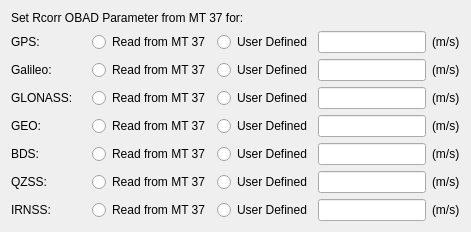
     <widget class="QWidget" name="pageRcorrOBAD">
      <layout class="QGridLayout" name="gridLayout_3">
       <item row="0" column="0">
        <widget class="QLabel" name="label_42">
         <property name="styleSheet">
          <string notr="true">color: rgb(0, 0, 0);</string>
         </property>
         <property name="text">
          <string>Set Rcorr OBAD Parameter from MT 37 for:</string>
         </property>
        </widget>
       </item>
       <item row="9" column="0">
        <spacer name="verticalSpacer_3">
         <property name="orientation">
          <enum>Qt::Vertical</enum>
         </property>
         <property name="sizeHint" stdset="0">
          <size>
           <width>20</width>
           <height>0</height>
          </size>
         </property>
        </spacer>
       </item>
       <item row="1" column="0">
        <widget class="QFrame" name="frameRcorrOBADGPS">
         <property name="frameShape">
          <enum>QFrame::NoFrame</enum>
         </property>
         <property name="frameShadow">
          <enum>QFrame::Raised</enum>
         </property>
         <layout class="QGridLayout" name="gridLayout_82">
          <property name="leftMargin">
           <number>0</number>
          </property>
          <property name="topMargin">
           <number>0</number>
          </property>
          <property name="rightMargin">
           <number>0</number>
          </property>
          <property name="bottomMargin">
           <number>0</number>
          </property>
          <property name="verticalSpacing">
           <number>0</number>
          </property>
          <item row="0" column="0">
           <widget class="QLabel" name="labelRcorrOBADGPS">
            <property name="minimumSize">
             <size>
              <width>75</width>
              <height>0</height>
             </size>
            </property>
            <property name="styleSheet">
             <string notr="true">color: rgb(0, 0, 0);</string>
            </property>
            <property name="text">
             <string>GPS:</string>
            </property>
           </widget>
          </item>
          <item row="0" column="1">
           <widget class="QRadioButton" name="radioButtonRcorrOBADReadMT37GPS">
            <property name="toolTip">
             <string>&lt;b&gt;Read from MT 37&lt;/b&gt;&lt;br&gt;&lt;br&gt;GPS R&lt;sub&gt;corr&lt;/sub&gt; will be read from message type 37.&lt;br&gt;</string>
            </property>
            <property name="styleSheet">
             <string notr="true">color: rgb(0, 0, 0);</string>
            </property>
            <property name="text">
             <string>Read from MT 37</string>
            </property>
           </widget>
          </item>
          <item row="0" column="2">
           <widget class="QRadioButton" name="radioButtonRcorrOBADUserDefinedGPS">
            <property name="toolTip">
             <string>&lt;b&gt;User Defined&lt;/b&gt;&lt;br&gt;&lt;br&gt;GPS R&lt;sub&gt;corr&lt;/sub&gt; is set by the user (in metres/second), ignoring value from message type 37.&lt;br&gt;</string>
            </property>
            <property name="styleSheet">
             <string notr="true">color: rgb(0, 0, 0);</string>
            </property>
            <property name="text">
             <string>User Defined</string>
            </property>
           </widget>
          </item>
          <item row="0" column="3">
           <widget class="QFrame" name="frameRcorrOBADUserDefinedGPS">
            <property name="frameShape">
             <enum>QFrame::NoFrame</enum>
            </property>
            <property name="frameShadow">
             <enum>QFrame::Raised</enum>
            </property>
            <layout class="QGridLayout" name="gridLayout_83">
             <property name="leftMargin">
              <number>0</number>
             </property>
             <property name="topMargin">
              <number>0</number>
             </property>
             <property name="rightMargin">
              <number>0</number>
             </property>
             <property name="bottomMargin">
              <number>0</number>
             </property>
             <property name="verticalSpacing">
              <number>0</number>
             </property>
             <item row="0" column="0">
              <widget class="QLineEdit" name="lineEditRcorrOBADGPS">
               <property name="clearButtonEnabled">
                <bool>true</bool>
               </property>
              </widget>
             </item>
             <item row="0" column="1">
              <widget class="QLabel" name="label_43">
               <property name="styleSheet">
                <string notr="true">color: rgb(0, 0, 0);</string>
               </property>
               <property name="text">
                <string>(m/s)</string>
               </property>
              </widget>
             </item>
            </layout>
           </widget>
          </item>
         </layout>
        </widget>
       </item>
       <item row="3" column="0">
        <widget class="QFrame" name="frameRcorrOBADGLONASS">
         <property name="frameShape">
          <enum>QFrame::NoFrame</enum>
         </property>
         <property name="frameShadow">
          <enum>QFrame::Raised</enum>
         </property>
         <layout class="QGridLayout" name="gridLayout_74">
          <property name="leftMargin">
           <number>0</number>
          </property>
          <property name="topMargin">
           <number>0</number>
          </property>
          <property name="rightMargin">
           <number>0</number>
          </property>
          <property name="bottomMargin">
           <number>0</number>
          </property>
          <property name="verticalSpacing">
           <number>0</number>
          </property>
          <item row="0" column="0">
           <widget class="QLabel" name="labelRcorrOBADGLONASS">
            <property name="minimumSize">
             <size>
              <width>75</width>
              <height>0</height>
             </size>
            </property>
            <property name="styleSheet">
             <string notr="true">color: rgb(0, 0, 0);</string>
            </property>
            <property name="text">
             <string>GLONASS:</string>
            </property>
           </widget>
          </item>
          <item row="0" column="1">
           <widget class="QRadioButton" name="radioButtonRcorrOBADReadMT37GLONASS">
            <property name="toolTip">
             <string>&lt;b&gt;Read from MT 37&lt;/b&gt;&lt;br&gt;&lt;br&gt;GLONASS R&lt;sub&gt;corr&lt;/sub&gt; will be read from message type 37.&lt;br&gt;</string>
            </property>
            <property name="styleSheet">
             <string notr="true">color: rgb(0, 0, 0);</string>
            </property>
            <property name="text">
             <string>Read from MT 37</string>
            </property>
           </widget>
          </item>
          <item row="0" column="2">
           <widget class="QRadioButton" name="radioButtonRcorrOBADUserDefinedGLONASS">
            <property name="toolTip">
             <string>&lt;b&gt;User Defined&lt;/b&gt;&lt;br&gt;&lt;br&gt;GLONASS R&lt;sub&gt;corr&lt;/sub&gt; is set by the user (in metres/second), ignoring value from message type 37.&lt;br&gt;</string>
            </property>
            <property name="styleSheet">
             <string notr="true">color: rgb(0, 0, 0);</string>
            </property>
            <property name="text">
             <string>User Defined</string>
            </property>
           </widget>
          </item>
          <item row="0" column="3">
           <widget class="QFrame" name="frameRcorrOBADUserDefinedGLONASS">
            <property name="frameShape">
             <enum>QFrame::NoFrame</enum>
            </property>
            <property name="frameShadow">
             <enum>QFrame::Raised</enum>
            </property>
            <layout class="QGridLayout" name="gridLayout_75">
             <property name="leftMargin">
              <number>0</number>
             </property>
             <property name="topMargin">
              <number>0</number>
             </property>
             <property name="rightMargin">
              <number>0</number>
             </property>
             <property name="bottomMargin">
              <number>0</number>
             </property>
             <property name="verticalSpacing">
              <number>0</number>
             </property>
             <item row="0" column="0">
              <widget class="QLineEdit" name="lineEditRcorrOBADGLONASS">
               <property name="clearButtonEnabled">
                <bool>true</bool>
               </property>
              </widget>
             </item>
             <item row="0" column="1">
              <widget class="QLabel" name="label_38">
               <property name="styleSheet">
                <string notr="true">color: rgb(0, 0, 0);</string>
               </property>
               <property name="text">
                <string>(m/s)</string>
               </property>
              </widget>
             </item>
            </layout>
           </widget>
          </item>
         </layout>
        </widget>
       </item>
       <item row="5" column="0">
        <widget class="QFrame" name="frameRcorrOBADBDS">
         <property name="frameShape">
          <enum>QFrame::NoFrame</enum>
         </property>
         <property name="frameShadow">
          <enum>QFrame::Raised</enum>
         </property>
         <layout class="QGridLayout" name="gridLayout_78">
          <property name="leftMargin">
           <number>0</number>
          </property>
          <property name="topMargin">
           <number>0</number>
          </property>
          <property name="rightMargin">
           <number>0</number>
          </property>
          <property name="bottomMargin">
           <number>0</number>
          </property>
          <property name="verticalSpacing">
           <number>0</number>
          </property>
          <item row="0" column="0">
           <widget class="QLabel" name="labelRcorrOBADBDS">
            <property name="minimumSize">
             <size>
              <width>75</width>
              <height>0</height>
             </size>
            </property>
            <property name="styleSheet">
             <string notr="true">color: rgb(0, 0, 0);</string>
            </property>
            <property name="text">
             <string>BDS:</string>
            </property>
           </widget>
          </item>
          <item row="0" column="1">
           <widget class="QRadioButton" name="radioButtonRcorrOBADReadMT37BDS">
            <property name="toolTip">
             <string>&lt;b&gt;Read from MT 37&lt;/b&gt;&lt;br&gt;&lt;br&gt;BeiDou R&lt;sub&gt;corr&lt;/sub&gt; will be read from message type 37.&lt;br&gt;</string>
            </property>
            <property name="styleSheet">
             <string notr="true">color: rgb(0, 0, 0);</string>
            </property>
            <property name="text">
             <string>Read from MT 37</string>
            </property>
           </widget>
          </item>
          <item row="0" column="2">
           <widget class="QRadioButton" name="radioButtonRcorrOBADUserDefinedBDS">
            <property name="toolTip">
             <string>&lt;b&gt;User Defined&lt;/b&gt;&lt;br&gt;&lt;br&gt;BeiDou R&lt;sub&gt;corr&lt;/sub&gt; is set by the user (in metres/second), ignoring value from message type 37.&lt;br&gt;</string>
            </property>
            <property name="styleSheet">
             <string notr="true">color: rgb(0, 0, 0);</string>
            </property>
            <property name="text">
             <string>User Defined</string>
            </property>
           </widget>
          </item>
          <item row="0" column="3">
           <widget class="QFrame" name="frameRcorrOBADUserDefinedBDS">
            <property name="frameShape">
             <enum>QFrame::NoFrame</enum>
            </property>
            <property name="frameShadow">
             <enum>QFrame::Raised</enum>
            </property>
            <layout class="QGridLayout" name="gridLayout_79">
             <property name="leftMargin">
              <number>0</number>
             </property>
             <property name="topMargin">
              <number>0</number>
             </property>
             <property name="rightMargin">
              <number>0</number>
             </property>
             <property name="bottomMargin">
              <number>0</number>
             </property>
             <property name="verticalSpacing">
              <number>0</number>
             </property>
             <item row="0" column="0">
              <widget class="QLineEdit" name="lineEditRcorrOBADBDS">
               <property name="clearButtonEnabled">
                <bool>true</bool>
               </property>
              </widget>
             </item>
             <item row="0" column="1">
              <widget class="QLabel" name="label_40">
               <property name="styleSheet">
                <string notr="true">color: rgb(0, 0, 0);</string>
               </property>
               <property name="text">
                <string>(m/s)</string>
               </property>
              </widget>
             </item>
            </layout>
           </widget>
          </item>
         </layout>
        </widget>
       </item>
       <item row="8" column="0">
        <widget class="QFrame" name="frameRcorrOBADIRNSS">
         <property name="frameShape">
          <enum>QFrame::NoFrame</enum>
         </property>
         <property name="frameShadow">
          <enum>QFrame::Raised</enum>
         </property>
         <layout class="QGridLayout" name="gridLayout_86">
          <property name="leftMargin">
           <number>0</number>
          </property>
          <property name="topMargin">
           <number>0</number>
          </property>
          <property name="rightMargin">
           <number>0</number>
          </property>
          <property name="bottomMargin">
           <number>0</number>
          </property>
          <property name="verticalSpacing">
           <number>0</number>
          </property>
          <item row="0" column="0">
           <widget class="QLabel" name="labelRcorrOBADIRNSS">
            <property name="minimumSize">
             <size>
              <width>75</width>
              <height>0</height>
             </size>
            </property>
            <property name="styleSheet">
             <string notr="true">color: rgb(0, 0, 0);</string>
            </property>
            <property name="text">
             <string>IRNSS:</string>
            </property>
           </widget>
          </item>
          <item row="0" column="1">
           <widget class="QRadioButton" name="radioButtonRcorrOBADReadMT37IRNSS">
            <property name="toolTip">
             <string>&lt;b&gt;Read from MT 37&lt;/b&gt;&lt;br&gt;&lt;br&gt;IRNSS R&lt;sub&gt;corr&lt;/sub&gt; will be read from message type 37.&lt;br&gt;</string>
            </property>
            <property name="styleSheet">
             <string notr="true">color: rgb(0, 0, 0);</string>
            </property>
            <property name="text">
             <string>Read from MT 37</string>
            </property>
           </widget>
          </item>
          <item row="0" column="2">
           <widget class="QRadioButton" name="radioButtonRcorrOBADUserDefinedIRNSS">
            <property name="toolTip">
             <string>&lt;b&gt;User Defined&lt;/b&gt;&lt;br&gt;&lt;br&gt;IRNSS R&lt;sub&gt;corr&lt;/sub&gt; is set by the user (in metres/second), ignoring value from message type 37.&lt;br&gt;</string>
            </property>
            <property name="styleSheet">
             <string notr="true">color: rgb(0, 0, 0);</string>
            </property>
            <property name="text">
             <string>User Defined</string>
            </property>
           </widget>
          </item>
          <item row="0" column="3">
           <widget class="QFrame" name="frameRcorrOBADUserDefinedIRNSS">
            <property name="frameShape">
             <enum>QFrame::NoFrame</enum>
            </property>
            <property name="frameShadow">
             <enum>QFrame::Raised</enum>
            </property>
            <layout class="QGridLayout" name="gridLayout_87">
             <property name="leftMargin">
              <number>0</number>
             </property>
             <property name="topMargin">
              <number>0</number>
             </property>
             <property name="rightMargin">
              <number>0</number>
             </property>
             <property name="bottomMargin">
              <number>0</number>
             </property>
             <property name="verticalSpacing">
              <number>0</number>
             </property>
             <item row="0" column="0">
              <widget class="QLineEdit" name="lineEditRcorrOBADIRNSS">
               <property name="clearButtonEnabled">
                <bool>true</bool>
               </property>
              </widget>
             </item>
             <item row="0" column="1">
              <widget class="QLabel" name="label_45">
               <property name="styleSheet">
                <string notr="true">color: rgb(0, 0, 0);</string>
               </property>
               <property name="text">
                <string>(m/s)</string>
               </property>
              </widget>
             </item>
            </layout>
           </widget>
          </item>
         </layout>
        </widget>
       </item>
       <item row="2" column="0">
        <widget class="QFrame" name="frameRcorrOBADGalileo">
         <property name="frameShape">
          <enum>QFrame::NoFrame</enum>
         </property>
         <property name="frameShadow">
          <enum>QFrame::Raised</enum>
         </property>
         <layout class="QGridLayout" name="gridLayout_84">
          <property name="leftMargin">
           <number>0</number>
          </property>
          <property name="topMargin">
           <number>0</number>
          </property>
          <property name="rightMargin">
           <number>0</number>
          </property>
          <property name="bottomMargin">
           <number>0</number>
          </property>
          <property name="verticalSpacing">
           <number>0</number>
          </property>
          <item row="0" column="0">
           <widget class="QLabel" name="labelRcorrOBADGalileo">
            <property name="minimumSize">
             <size>
              <width>75</width>
              <height>0</height>
             </size>
            </property>
            <property name="styleSheet">
             <string notr="true">color: rgb(0, 0, 0);</string>
            </property>
            <property name="text">
             <string>Galileo:</string>
            </property>
           </widget>
          </item>
          <item row="0" column="1">
           <widget class="QRadioButton" name="radioButtonRcorrOBADReadMT37Galileo">
            <property name="toolTip">
             <string>&lt;b&gt;Read from MT 37&lt;/b&gt;&lt;br&gt;&lt;br&gt;Galileo R&lt;sub&gt;corr&lt;/sub&gt; will be read from message type 37.&lt;br&gt;</string>
            </property>
            <property name="styleSheet">
             <string notr="true">color: rgb(0, 0, 0);</string>
            </property>
            <property name="text">
             <string>Read from MT 37</string>
            </property>
           </widget>
          </item>
          <item row="0" column="2">
           <widget class="QRadioButton" name="radioButtonRcorrOBADUserDefinedGalileo">
            <property name="toolTip">
             <string>&lt;b&gt;User Defined&lt;/b&gt;&lt;br&gt;&lt;br&gt;Galileo R&lt;sub&gt;corr&lt;/sub&gt; is set by the user (in metres/second), ignoring value from message type 37.&lt;br&gt;</string>
            </property>
            <property name="styleSheet">
             <string notr="true">color: rgb(0, 0, 0);</string>
            </property>
            <property name="text">
             <string>User Defined</string>
            </property>
           </widget>
          </item>
          <item row="0" column="3">
           <widget class="QFrame" name="frameRcorrOBADUserDefinedGalileo">
            <property name="frameShape">
             <enum>QFrame::NoFrame</enum>
            </property>
            <property name="frameShadow">
             <enum>QFrame::Raised</enum>
            </property>
            <layout class="QGridLayout" name="gridLayout_85">
             <property name="leftMargin">
              <number>0</number>
             </property>
             <property name="topMargin">
              <number>0</number>
             </property>
             <property name="rightMargin">
              <number>0</number>
             </property>
             <property name="bottomMargin">
              <number>0</number>
             </property>
             <property name="verticalSpacing">
              <number>0</number>
             </property>
             <item row="0" column="0">
              <widget class="QLineEdit" name="lineEditRcorrOBADGalileo">
               <property name="clearButtonEnabled">
                <bool>true</bool>
               </property>
              </widget>
             </item>
             <item row="0" column="1">
              <widget class="QLabel" name="label_44">
               <property name="styleSheet">
                <string notr="true">color: rgb(0, 0, 0);</string>
               </property>
               <property name="text">
                <string>(m/s)</string>
               </property>
              </widget>
             </item>
            </layout>
           </widget>
          </item>
         </layout>
        </widget>
       </item>
       <item row="7" column="0">
        <widget class="QFrame" name="frameRcorrOBADQZSS">
         <property name="frameShape">
          <enum>QFrame::NoFrame</enum>
         </property>
         <property name="frameShadow">
          <enum>QFrame::Raised</enum>
         </property>
         <layout class="QGridLayout" name="gridLayout_76">
          <property name="leftMargin">
           <number>0</number>
          </property>
          <property name="topMargin">
           <number>0</number>
          </property>
          <property name="rightMargin">
           <number>0</number>
          </property>
          <property name="bottomMargin">
           <number>0</number>
          </property>
          <property name="verticalSpacing">
           <number>0</number>
          </property>
          <item row="0" column="0">
           <widget class="QLabel" name="labelRcorrOBADQZSS">
            <property name="minimumSize">
             <size>
              <width>75</width>
              <height>0</height>
             </size>
            </property>
            <property name="styleSheet">
             <string notr="true">color: rgb(0, 0, 0);</string>
            </property>
            <property name="text">
             <string>QZSS:</string>
            </property>
           </widget>
          </item>
          <item row="0" column="1">
           <widget class="QRadioButton" name="radioButtonRcorrOBADReadMT37QZSS">
            <property name="toolTip">
             <string>&lt;b&gt;Read from MT 37&lt;/b&gt;&lt;br&gt;&lt;br&gt;QZSS R&lt;sub&gt;corr&lt;/sub&gt; will be read from message type 37.&lt;br&gt;</string>
            </property>
            <property name="styleSheet">
             <string notr="true">color: rgb(0, 0, 0);</string>
            </property>
            <property name="text">
             <string>Read from MT 37</string>
            </property>
           </widget>
          </item>
          <item row="0" column="2">
           <widget class="QRadioButton" name="radioButtonRcorrOBADUserDefinedQZSS">
            <property name="toolTip">
             <string>&lt;b&gt;User Defined&lt;/b&gt;&lt;br&gt;&lt;br&gt;QZSS R&lt;sub&gt;corr&lt;/sub&gt; is set by the user (in metres/second), ignoring value from message type 37.&lt;br&gt;</string>
            </property>
            <property name="styleSheet">
             <string notr="true">color: rgb(0, 0, 0);</string>
            </property>
            <property name="text">
             <string>User Defined</string>
            </property>
           </widget>
          </item>
          <item row="0" column="3">
           <widget class="QFrame" name="frameRcorrOBADUserDefinedQZSS">
            <property name="frameShape">
             <enum>QFrame::NoFrame</enum>
            </property>
            <property name="frameShadow">
             <enum>QFrame::Raised</enum>
            </property>
            <layout class="QGridLayout" name="gridLayout_77">
             <property name="leftMargin">
              <number>0</number>
             </property>
             <property name="topMargin">
              <number>0</number>
             </property>
             <property name="rightMargin">
              <number>0</number>
             </property>
             <property name="bottomMargin">
              <number>0</number>
             </property>
             <property name="verticalSpacing">
              <number>0</number>
             </property>
             <item row="0" column="0">
              <widget class="QLineEdit" name="lineEditRcorrOBADQZSS">
               <property name="clearButtonEnabled">
                <bool>true</bool>
               </property>
              </widget>
             </item>
             <item row="0" column="1">
              <widget class="QLabel" name="label_39">
               <property name="styleSheet">
                <string notr="true">color: rgb(0, 0, 0);</string>
               </property>
               <property name="text">
                <string>(m/s)</string>
               </property>
              </widget>
             </item>
            </layout>
           </widget>
          </item>
         </layout>
        </widget>
       </item>
       <item row="4" column="0">
        <widget class="QFrame" name="frameRcorrOBADGEO">
         <property name="frameShape">
          <enum>QFrame::NoFrame</enum>
         </property>
         <property name="frameShadow">
          <enum>QFrame::Raised</enum>
         </property>
         <layout class="QGridLayout" name="gridLayout_80">
          <property name="leftMargin">
           <number>0</number>
          </property>
          <property name="topMargin">
           <number>0</number>
          </property>
          <property name="rightMargin">
           <number>0</number>
          </property>
          <property name="bottomMargin">
           <number>0</number>
          </property>
          <property name="verticalSpacing">
           <number>0</number>
          </property>
          <item row="0" column="0">
           <widget class="QLabel" name="labelRcorrOBADGEO">
            <property name="minimumSize">
             <size>
              <width>75</width>
              <height>0</height>
             </size>
            </property>
            <property name="styleSheet">
             <string notr="true">color: rgb(0, 0, 0);</string>
            </property>
            <property name="text">
             <string>GEO:</string>
            </property>
           </widget>
          </item>
          <item row="0" column="1">
           <widget class="QRadioButton" name="radioButtonRcorrOBADReadMT37GEO">
            <property name="toolTip">
             <string>&lt;b&gt;Read from MT 37&lt;/b&gt;&lt;br&gt;&lt;br&gt;GEO R&lt;sub&gt;corr&lt;/sub&gt; will be read from message type 37.&lt;br&gt;</string>
            </property>
            <property name="styleSheet">
             <string notr="true">color: rgb(0, 0, 0);</string>
            </property>
            <property name="text">
             <string>Read from MT 37</string>
            </property>
           </widget>
          </item>
          <item row="0" column="2">
           <widget class="QRadioButton" name="radioButtonRcorrOBADUserDefinedGEO">
            <property name="toolTip">
             <string>&lt;b&gt;User Defined&lt;/b&gt;&lt;br&gt;&lt;br&gt;GEO R&lt;sub&gt;corr&lt;/sub&gt; is set by the user (in metres/second), ignoring value from message type 37.&lt;br&gt;</string>
            </property>
            <property name="styleSheet">
             <string notr="true">color: rgb(0, 0, 0);</string>
            </property>
            <property name="text">
             <string>User Defined</string>
            </property>
           </widget>
          </item>
          <item row="0" column="3">
           <widget class="QFrame" name="frameRcorrOBADUserDefinedGEO">
            <property name="frameShape">
             <enum>QFrame::NoFrame</enum>
            </property>
            <property name="frameShadow">
             <enum>QFrame::Raised</enum>
            </property>
            <layout class="QGridLayout" name="gridLayout_81">
             <property name="leftMargin">
              <number>0</number>
             </property>
             <property name="topMargin">
              <number>0</number>
             </property>
             <property name="rightMargin">
              <number>0</number>
             </property>
             <property name="bottomMargin">
              <number>0</number>
             </property>
             <property name="verticalSpacing">
              <number>0</number>
             </property>
             <item row="0" column="0">
              <widget class="QLineEdit" name="lineEditRcorrOBADGEO">
               <property name="clearButtonEnabled">
                <bool>true</bool>
               </property>
              </widget>
             </item>
             <item row="0" column="1">
              <widget class="QLabel" name="label_41">
               <property name="styleSheet">
                <string notr="true">color: rgb(0, 0, 0);</string>
               </property>
               <property name="text">
                <string>(m/s)</string>
               </property>
              </widget>
             </item>
            </layout>
           </widget>
          </item>
         </layout>
        </widget>
       </item>
      </layout>
     </widget>
